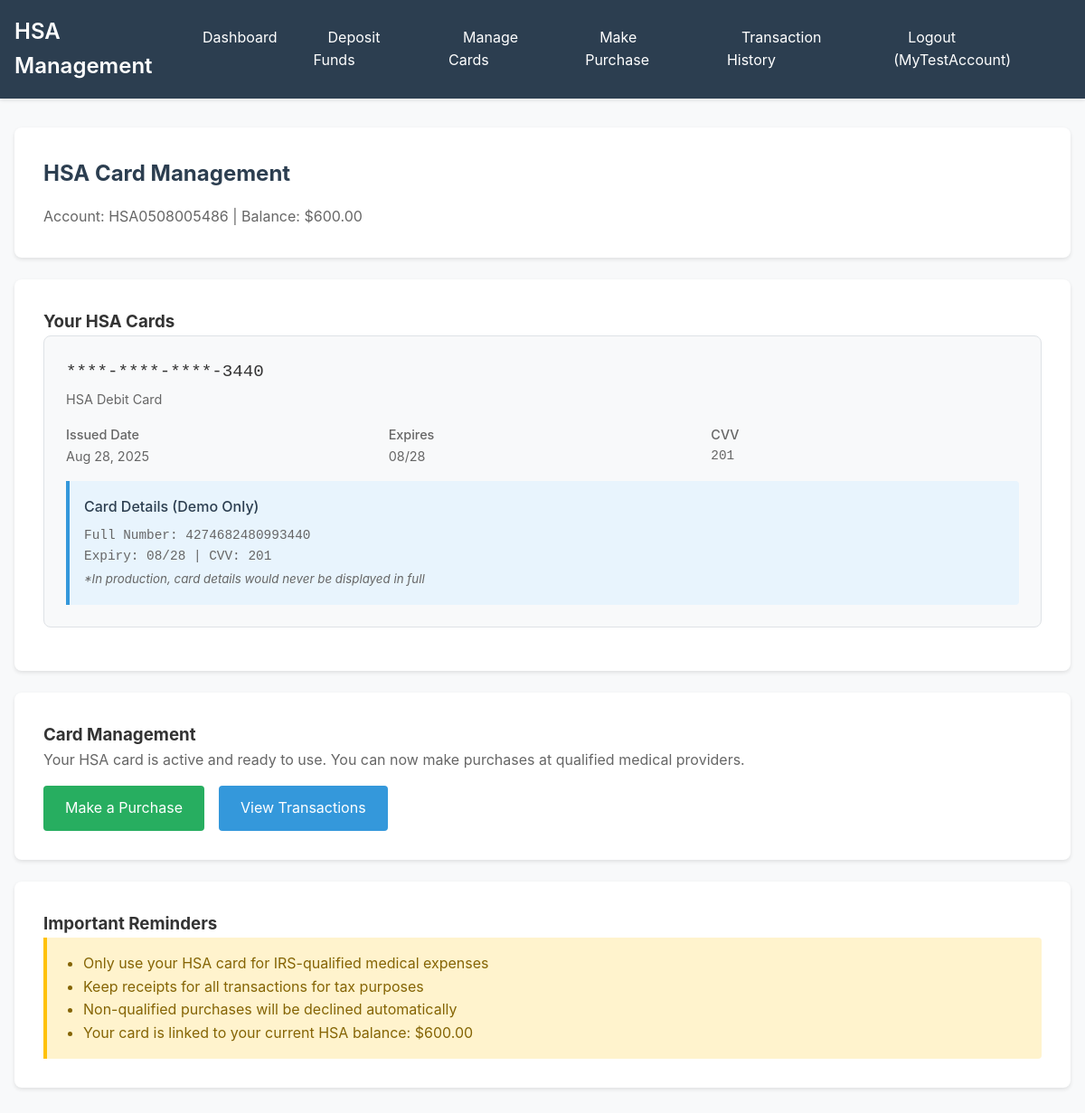
The page /issue-card/ (signed in) on the database its author committed.
### hsa/models.py (models this page shows, shortened)
class HSAAccount(models.Model):
    user = models.OneToOneField(User, on_delete=models.CASCADE)
    account_number = models.CharField(max_length=20, unique=True)
    balance = models.DecimalField(max_digits=10, decimal_places=2, default=Decimal('0.00'))
    created_at = models.DateTimeField(auto_now_add=True)

class HSACard(models.Model):
    CARD_STATUS_CHOICES = [
        ('pending', 'Pending'),
        ('active', 'Active'),
        ('blocked', 'Blocked'),
        ('expired', 'Expired'),
    ]
    account = models.ForeignKey(HSAAccount, on_delete=models.CASCADE, related_name='cards')
    card_number = models.CharField(max_length=16, unique=True)
    expiry_date = models.DateField()
    cvv = models.CharField(max_length=3)
    status = models.CharField(max_length=20, choices=CARD_STATUS_CHOICES, default='pending')
    issued_at = models.DateTimeField(auto_now_add=True)
    def masked_card_number(self):
        return f"****-****-****-{self.card_number[-4:]}"

### hsa/views.py (the view, shortened to what this page needs)
# urls.py: path('issue-card/', views.issue_card, name='issue_card'),
@login_required
def issue_card(request):
    hsa_account = get_object_or_404(HSAAccount, user=request.user)
    existing_cards = hsa_account.cards.all()
    return render(request, 'hsa/issue_card.html', {
        'hsa_account': hsa_account,
        'existing_cards': existing_cards
    })

### hsa/templates/hsa/issue_card.html (shortened to what this page needs)
{% extends 'hsa/base.html' %}
{% block content %}
<div class="card">
    <h2>HSA Card Management</h2>
    <p style="color: #666;">Account: {{ hsa_account.account_number }} | Balance: ${{ hsa_account.balance }}</p>
</div>
{% if existing_cards %}
<div class="card">
    <h3>Your HSA Cards</h3>
    {% for card in existing_cards %}
    <div style="background: #f8f9fa; border: 1px solid #dee2e6; border-radius: 8px; padding: 1.5rem; margin-bottom: 1rem;">
        <div style="display: flex; justify-content: space-between; align-items: start; margin-bottom: 1rem;">
            <div>
                <div style="font-size: 1.2rem; font-weight: 500; font-family: monospace;">
                    {{ card.masked_card_number }}
                </div>
                <div style="color: #666; font-size: 0.9rem; margin-top: 0.25rem;">
                    HSA Debit Card
                </div>
            </div>
        </div>
        <div style="display: grid; grid-template-columns: repeat(auto-fit, minmax(150px, 1fr)); gap: 1rem; font-size: 0.9rem; color: #666;">
            <div>
                <div style="font-weight: 500;">Issued Date</div>
                <div>{{ card.issued_at|date:"M d, Y" }}</div>
            </div>
            <div>
                <div style="font-weight: 500;">Expires</div>
                <div>{{ card.expiry_date|date:"m/y" }}</div>
            </div>
            {% if card.status == 'active' %}
            <div>
                <div style="font-weight: 500;">CVV</div>
                <div style="font-family: monospace;">{{ card.cvv }}</div>
            </div>
            {% endif %}
        </div>
        {% if card.status == 'active' %}
        <div style="background: #e8f4fd; border-left: 4px solid #3498db; padding: 1rem; margin-top: 1rem; border-radius: 0 4px 4px 0;">
            <div style="font-weight: 500; color: #2c3e50; margin-bottom: 0.5rem;">Card Details (Demo Only)</div>
            <div style="font-family: monospace; font-size: 0.9rem; color: #666;">
                <div>Full Number: {{ card.card_number }}</div>
                <div>Expiry: {{ card.expiry_date|date:"m/y" }} | CVV: {{ card.cvv }}</div>
            </div>
            <small style="color: #666; font-style: italic;">
                *In production, card details would never be displayed in full
            </small>
        </div>
        {% endif %}
    </div>
    {% endfor %}
</div>
{% endif %}
<div class="card">
    {% if existing_cards|length == 0 %}
    <h3>Request Your HSA Debit Card</h3>
    <p style="color: #666; margin-bottom: 1.5rem;">
        Get instant access to your HSA funds with a virtual debit card. Use it for qualified medical expenses at participating merchants.
    </p>
    <div style="background: #f8f9fa; padding: 1.5rem; border-radius: 8px; margin-bottom: 1.5rem;">
        <h4 style="color: #2c3e50; margin-bottom: 1rem;">Card Features:</h4>
        <ul style="color: #666; padding-left: 1.5rem;">
            <li>Instant virtual card issuance</li>
            <li>Real-time transaction validation</li>
            <li>Automatic IRS compliance checking</li>
            <li>Works at medical providers and pharmacies</li>
            <li>Linked directly to your HSA balance</li>
        </ul>
    </div>
    <form method="post">
        {% csrf_token %}
        <button type="submit" class="btn btn-success" style="width: 100%; padding: 1rem; font-size: 1.1rem;">
            Issue HSA Debit Card
        </button>
    </form>
    {% else %}
    {% if existing_cards|length > 0 and not existing_cards.0.status == 'active' %}
    <h3>Request Additional Card</h3>
    <p style="color: #666; margin-bottom: 1rem;">
        You can request a replacement card if needed.
    </p>
    <form method="post">
        {% csrf_token %}
        <button type="submit" class="btn">Request New Card</button>
    </form>
    {% else %}
    <h3>Card Management</h3>
    <p style="color: #666; margin-bottom: 1rem;">
        Your HSA card is active and ready to use. You can now make purchases at qualified medical providers.
    </p>
    <div style="display: flex; gap: 1rem;">
        <a href="{% url 'hsa:process_transaction' %}" class="btn btn-success">
            Make a Purchase
        </a>
        <a href="{% url 'hsa:transaction_history' %}" class="btn">
            View Transactions
        </a>
    </div>
    {% endif %}
    {% endif %}
</div>
{% if existing_cards %}
<div class="card">
    <h3>Important Reminders</h3>
    <div style="background: #fff3cd; border-left: 4px solid #ffc107; padding: 1rem; border-radius: 0 4px 4px 0;">
        <ul style="margin: 0; padding-left: 1.5rem; color: #856404;">
            <li>Only use your HSA card for IRS-qualified medical expenses</li>
            <li>Keep receipts for all transactions for tax purposes</li>
            <li>Non-qualified purchases will be declined automatically</li>
            <li>Your card is linked to your current HSA balance: ${{ hsa_account.balance }}</li>
        </ul>
    </div>
</div>
{% endif %}
{% endblock %}

### hsa/templates/hsa/base.html (shortened to what this page needs)
<!DOCTYPE html>
<html lang="en">
<head>
</head>
<body>
    <nav class="navbar">
        <div class="navbar-content">
            <h1>HSA Management</h1>
            {% if user.is_authenticated %}
            <ul class="navbar-nav">
                <li><a href="{% url 'hsa:dashboard' %}">Dashboard</a></li>
                <li><a href="{% url 'hsa:deposit_funds' %}">Deposit Funds</a></li>
                <li><a href="{% url 'hsa:issue_card' %}">Manage Cards</a></li>
                <li><a href="{% url 'hsa:process_transaction' %}">Make Purchase</a></li>
                <li><a href="{% url 'hsa:transaction_history' %}">Transaction History</a></li>
                <li><a href="{% url 'logout' %}?next=/">Logout ({{ user.username }})</a></li>
            </ul>
            {% else %}
            <ul class="navbar-nav">
                <li><a href="{% url 'login' %}">Login</a></li>
                <li><a href="{% url 'hsa:signup' %}">Sign Up</a></li>
            </ul>
            {% endif %}
        </div>
    </nav>
    <div class="container">
        {% block content %}
        {% endblock %}
    </div>
</body>
</html>

### hsa/templates/hsa/base.html (style rules this page uses)
* { margin: 0; padding: 0; box-sizing: border-box; }
body { font-family: -apple-system, BlinkMacSystemFont, 'Segoe UI', Roboto, sans-serif; line-height: 1.6; color: #333; background-color: #f8f9fa; }
.navbar { background: #2c3e50; color: white; padding: 1rem 0; box-shadow: 0 2px 4px rgba(0,0,0,0.1); }
.navbar-content { max-width: 1200px; margin: 0 auto; padding: 0 1rem; display: flex; justify-content: space-between; align-items: center; }
.navbar h1 { font-size: 1.5rem; font-weight: 600; }
.navbar-nav { display: flex; list-style: none; gap: 1.5rem; }
.navbar-nav a { color: white; text-decoration: none; padding: 0.5rem 1rem; border-radius: 4px; transition: background-color 0.2s; }
.container { max-width: 1200px; margin: 2rem auto; padding: 0 1rem; }
.card { background: white; padding: 2rem; border-radius: 8px; box-shadow: 0 2px 4px rgba(0,0,0,0.1); margin-bottom: 1.5rem; }
.card h2 { margin-bottom: 1rem; color: #2c3e50; }
.btn { display: inline-block; padding: 0.75rem 1.5rem; background: #3498db; color: white; text-decoration: none; border: none; border-radius: 4px; cursor: pointer; font-size: 1rem; transition: background-color 0.2s; }
.btn-success { background: #27ae60; }

### rows shown on the page
HSAAccount: account_number "HSA0508005486", balance "600.00"
HSACard: masked_card_number "****-****-****-3440", issued_at "Aug 28, 2025", expiry_date "08/28", cvv "201", card_number "4274682480993440"

### other values the page prints
{{ user.username }} "MyTestAccount"
